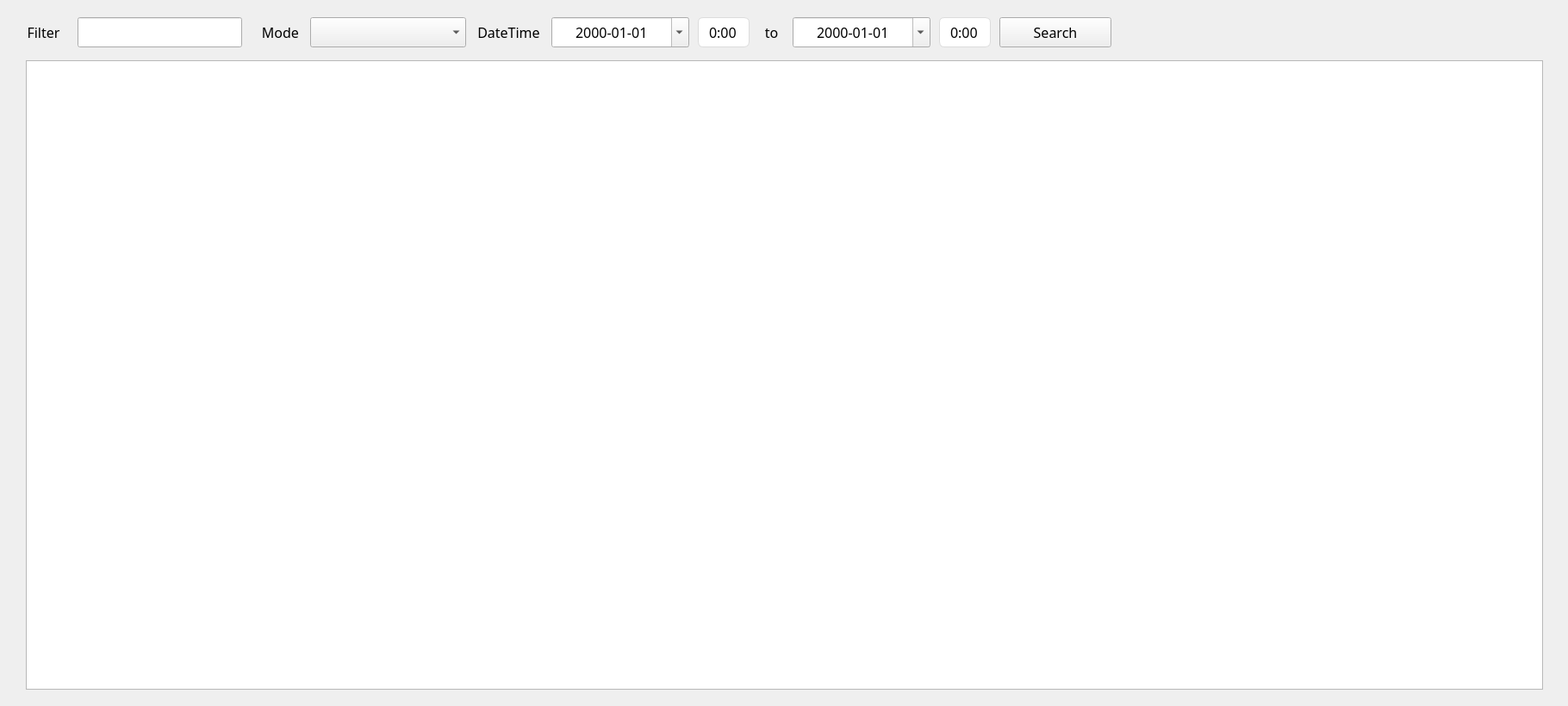
<?xml version="1.0" encoding="UTF-8"?>
<ui version="4.0">
 <class>LogDebugView</class>
 <widget class="QWidget" name="LogDebugView">
  <property name="geometry">
   <rect>
    <x>0</x>
    <y>0</y>
    <width>1820</width>
    <height>820</height>
   </rect>
  </property>
  <property name="windowTitle">
   <string>Form</string>
  </property>
  <widget class="ComboBox" name="cmb_Mode">
   <property name="geometry">
    <rect>
     <x>360</x>
     <y>20</y>
     <width>181</width>
     <height>35</height>
    </rect>
   </property>
  </widget>
  <widget class="QLabel" name="lbl_DateTime">
   <property name="geometry">
    <rect>
     <x>550</x>
     <y>20</y>
     <width>81</width>
     <height>35</height>
    </rect>
   </property>
   <property name="font">
    <font>
     <family>微软雅黑</family>
     <pointsize>12</pointsize>
    </font>
   </property>
   <property name="text">
    <string>DateTime</string>
   </property>
   <property name="alignment">
    <set>Qt::AlignCenter</set>
   </property>
  </widget>
  <widget class="QLabel" name="lbl_To">
   <property name="geometry">
    <rect>
     <x>880</x>
     <y>20</y>
     <width>31</width>
     <height>35</height>
    </rect>
   </property>
   <property name="font">
    <font>
     <family>微软雅黑</family>
     <pointsize>12</pointsize>
    </font>
   </property>
   <property name="text">
    <string>to</string>
   </property>
   <property name="alignment">
    <set>Qt::AlignCenter</set>
   </property>
  </widget>
  <widget class="QDateTimeEdit" name="dtEditDateEnd">
   <property name="geometry">
    <rect>
     <x>920</x>
     <y>20</y>
     <width>160</width>
     <height>35</height>
    </rect>
   </property>
   <property name="font">
    <font>
     <family>微软雅黑</family>
     <pointsize>12</pointsize>
    </font>
   </property>
   <property name="styleSheet">
    <string notr="true"/>
   </property>
   <property name="alignment">
    <set>Qt::AlignCenter</set>
   </property>
   <property name="buttonSymbols">
    <enum>QAbstractSpinBox::NoButtons</enum>
   </property>
   <property name="displayFormat">
    <string>yyyy-MM-dd</string>
   </property>
   <property name="calendarPopup">
    <bool>true</bool>
   </property>
  </widget>
  <widget class="QTableView" name="tbw_LogDebug">
   <property name="geometry">
    <rect>
     <x>30</x>
     <y>70</y>
     <width>1761</width>
     <height>731</height>
    </rect>
   </property>
   <property name="focusPolicy">
    <enum>Qt::NoFocus</enum>
   </property>
   <property name="styleSheet">
    <string notr="true"/>
   </property>
   <property name="alternatingRowColors">
    <bool>true</bool>
   </property>
   <attribute name="horizontalHeaderHighlightSections">
    <bool>false</bool>
   </attribute>
  </widget>
  <widget class="QPushButton" name="btn_Search">
   <property name="geometry">
    <rect>
     <x>1160</x>
     <y>20</y>
     <width>130</width>
     <height>35</height>
    </rect>
   </property>
   <property name="font">
    <font>
     <family>微软雅黑</family>
     <pointsize>12</pointsize>
    </font>
   </property>
   <property name="text">
    <string>Search</string>
   </property>
  </widget>
  <widget class="QLabel" name="lbl_Mode">
   <property name="geometry">
    <rect>
     <x>300</x>
     <y>20</y>
     <width>51</width>
     <height>35</height>
    </rect>
   </property>
   <property name="font">
    <font>
     <family>微软雅黑</family>
     <pointsize>12</pointsize>
    </font>
   </property>
   <property name="text">
    <string>Mode</string>
   </property>
   <property name="alignment">
    <set>Qt::AlignCenter</set>
   </property>
  </widget>
  <widget class="QDateTimeEdit" name="dtEditDateStart">
   <property name="geometry">
    <rect>
     <x>640</x>
     <y>20</y>
     <width>160</width>
     <height>35</height>
    </rect>
   </property>
   <property name="font">
    <font>
     <family>微软雅黑</family>
     <pointsize>12</pointsize>
    </font>
   </property>
   <property name="styleSheet">
    <string notr="true"/>
   </property>
   <property name="alignment">
    <set>Qt::AlignCenter</set>
   </property>
   <property name="buttonSymbols">
    <enum>QAbstractSpinBox::NoButtons</enum>
   </property>
   <property name="displayFormat">
    <string>yyyy-MM-dd</string>
   </property>
   <property name="calendarPopup">
    <bool>true</bool>
   </property>
  </widget>
  <widget class="QDateTimeEdit" name="dtEditTimeEnd">
   <property name="geometry">
    <rect>
     <x>1090</x>
     <y>20</y>
     <width>60</width>
     <height>35</height>
    </rect>
   </property>
   <property name="font">
    <font>
     <family>微软雅黑</family>
     <pointsize>12</pointsize>
    </font>
   </property>
   <property name="styleSheet">
    <string notr="true">border-radius:6px; border:1px solid rgb(220,220,220);</string>
   </property>
   <property name="alignment">
    <set>Qt::AlignCenter</set>
   </property>
   <property name="buttonSymbols">
    <enum>QAbstractSpinBox::NoButtons</enum>
   </property>
   <property name="displayFormat">
    <string>H:mm</string>
   </property>
  </widget>
  <widget class="QDateTimeEdit" name="dtEditTimeStart">
   <property name="geometry">
    <rect>
     <x>810</x>
     <y>20</y>
     <width>60</width>
     <height>35</height>
    </rect>
   </property>
   <property name="font">
    <font>
     <family>微软雅黑</family>
     <pointsize>12</pointsize>
    </font>
   </property>
   <property name="styleSheet">
    <string notr="true">border-radius:6px; border:1px solid rgb(220,220,220);</string>
   </property>
   <property name="alignment">
    <set>Qt::AlignCenter</set>
   </property>
   <property name="buttonSymbols">
    <enum>QAbstractSpinBox::NoButtons</enum>
   </property>
   <property name="maximumTime">
    <time>
     <hour>23</hour>
     <minute>0</minute>
     <second>59</second>
    </time>
   </property>
   <property name="displayFormat">
    <string>H:mm</string>
   </property>
  </widget>
  <widget class="QLabel" name="lbl_Filter">
   <property name="geometry">
    <rect>
     <x>10</x>
     <y>20</y>
     <width>81</width>
     <height>35</height>
    </rect>
   </property>
   <property name="font">
    <font>
     <family>微软雅黑</family>
     <pointsize>12</pointsize>
    </font>
   </property>
   <property name="text">
    <string>Filter</string>
   </property>
   <property name="alignment">
    <set>Qt::AlignCenter</set>
   </property>
  </widget>
  <widget class="IconLineEdit" name="led_Filter">
   <property name="geometry">
    <rect>
     <x>90</x>
     <y>20</y>
     <width>191</width>
     <height>35</height>
    </rect>
   </property>
   <property name="font">
    <font>
     <family>微软雅黑</family>
     <pointsize>12</pointsize>
    </font>
   </property>
   <property name="alignment">
    <set>Qt::AlignCenter</set>
   </property>
  </widget>
 </widget>
 <customwidgets>
  <customwidget>
   <class>ComboBox</class>
   <extends>QComboBox</extends>
   <header>CustomerWidget/ComboBox/combobox.h</header>
  </customwidget>
  <customwidget>
   <class>IconLineEdit</class>
   <extends>QLineEdit</extends>
   <header>CustomerWidget/LineEdit/iconlineedit.h</header>
  </customwidget>
 </customwidgets>
 <resources/>
 <connections/>
</ui>
